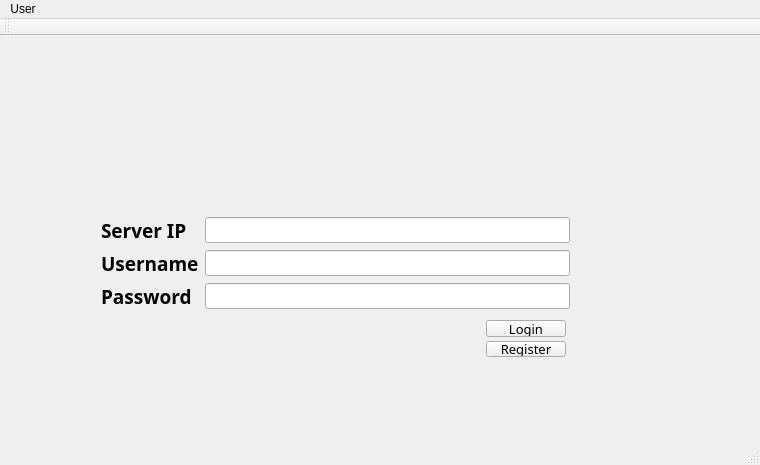
<?xml version="1.0" encoding="UTF-8"?>
<ui version="4.0">
 <class>LoginViewClass</class>
 <widget class="QMainWindow" name="LoginViewClass">
  <property name="geometry">
   <rect>
    <x>0</x>
    <y>0</y>
    <width>760</width>
    <height>465</height>
   </rect>
  </property>
  <property name="sizePolicy">
   <sizepolicy hsizetype="Maximum" vsizetype="Maximum">
    <horstretch>0</horstretch>
    <verstretch>0</verstretch>
   </sizepolicy>
  </property>
  <property name="windowTitle">
   <string>Kafka's Files</string>
  </property>
  <widget class="QWidget" name="centralWidget">
   <widget class="QWidget" name="gridLayoutWidget">
    <property name="geometry">
     <rect>
      <x>90</x>
      <y>170</y>
      <width>491</width>
      <height>166</height>
     </rect>
    </property>
    <layout class="QGridLayout" name="loginGridLayout">
     <item row="1" column="2">
      <widget class="QLineEdit" name="userNameInput">
       <property name="font">
        <font>
         <family>Ubuntu Mono</family>
         <pointsize>10</pointsize>
        </font>
       </property>
      </widget>
     </item>
     <item row="3" column="2">
      <layout class="QVBoxLayout" name="verticalLayout">
       <property name="spacing">
        <number>4</number>
       </property>
       <property name="sizeConstraint">
        <enum>QLayout::SetNoConstraint</enum>
       </property>
       <property name="leftMargin">
        <number>4</number>
       </property>
       <property name="topMargin">
        <number>4</number>
       </property>
       <property name="rightMargin">
        <number>4</number>
       </property>
       <property name="bottomMargin">
        <number>4</number>
       </property>
       <item alignment="Qt::AlignRight">
        <widget class="QPushButton" name="loginButton">
         <property name="sizePolicy">
          <sizepolicy hsizetype="Maximum" vsizetype="Maximum">
           <horstretch>30</horstretch>
           <verstretch>0</verstretch>
          </sizepolicy>
         </property>
         <property name="font">
          <font>
           <family>Ubuntu Mono</family>
           <pointsize>10</pointsize>
          </font>
         </property>
         <property name="focusPolicy">
          <enum>Qt::ClickFocus</enum>
         </property>
         <property name="layoutDirection">
          <enum>Qt::LeftToRight</enum>
         </property>
         <property name="text">
          <string>Login</string>
         </property>
         <property name="autoDefault">
          <bool>false</bool>
         </property>
         <property name="flat">
          <bool>false</bool>
         </property>
        </widget>
       </item>
       <item alignment="Qt::AlignRight">
        <widget class="QPushButton" name="registerButton">
         <property name="sizePolicy">
          <sizepolicy hsizetype="Maximum" vsizetype="Maximum">
           <horstretch>0</horstretch>
           <verstretch>0</verstretch>
          </sizepolicy>
         </property>
         <property name="font">
          <font>
           <family>Ubuntu Mono</family>
           <pointsize>10</pointsize>
          </font>
         </property>
         <property name="text">
          <string>Register</string>
         </property>
         <property name="flat">
          <bool>false</bool>
         </property>
        </widget>
       </item>
      </layout>
     </item>
     <item row="1" column="0">
      <widget class="QLabel" name="usernameLabel">
       <property name="font">
        <font>
         <family>Ubuntu Mono</family>
         <pointsize>14</pointsize>
         <weight>75</weight>
         <bold>true</bold>
        </font>
       </property>
       <property name="text">
        <string>Username</string>
       </property>
      </widget>
     </item>
     <item row="2" column="2">
      <widget class="QLineEdit" name="passwordInput">
       <property name="font">
        <font>
         <family>Ubuntu Mono</family>
         <pointsize>10</pointsize>
        </font>
       </property>
       <property name="inputMask">
        <string notr="true"/>
       </property>
       <property name="echoMode">
        <enum>QLineEdit::Password</enum>
       </property>
      </widget>
     </item>
     <item row="2" column="0">
      <widget class="QLabel" name="passwordLabel">
       <property name="font">
        <font>
         <family>Ubuntu Mono</family>
         <pointsize>14</pointsize>
         <weight>75</weight>
         <bold>true</bold>
        </font>
       </property>
       <property name="text">
        <string>Password</string>
       </property>
      </widget>
     </item>
     <item row="0" column="0">
      <widget class="QLabel" name="serverIpLable">
       <property name="font">
        <font>
         <family>Ubuntu Mono</family>
         <pointsize>14</pointsize>
         <weight>75</weight>
         <bold>true</bold>
        </font>
       </property>
       <property name="text">
        <string>Server IP</string>
       </property>
      </widget>
     </item>
     <item row="0" column="2">
      <widget class="QLineEdit" name="serverIpInput">
       <property name="font">
        <font>
         <family>Ubuntu Mono</family>
         <pointsize>10</pointsize>
        </font>
       </property>
      </widget>
     </item>
    </layout>
   </widget>
  </widget>
  <widget class="QMenuBar" name="menuBar">
   <property name="geometry">
    <rect>
     <x>0</x>
     <y>0</y>
     <width>760</width>
     <height>26</height>
    </rect>
   </property>
   <widget class="QMenu" name="menuUser">
    <property name="title">
     <string>User</string>
    </property>
    <addaction name="actionLog_out"/>
   </widget>
   <addaction name="menuUser"/>
  </widget>
  <widget class="QToolBar" name="mainToolBar">
   <attribute name="toolBarArea">
    <enum>TopToolBarArea</enum>
   </attribute>
   <attribute name="toolBarBreak">
    <bool>false</bool>
   </attribute>
  </widget>
  <widget class="QStatusBar" name="statusBar"/>
  <action name="actionLog_out">
   <property name="text">
    <string>Log-out</string>
   </property>
  </action>
 </widget>
 <layoutdefault spacing="6" margin="11"/>
 <resources>
  <include location="LoginView.qrc"/>
 </resources>
 <connections/>
</ui>
